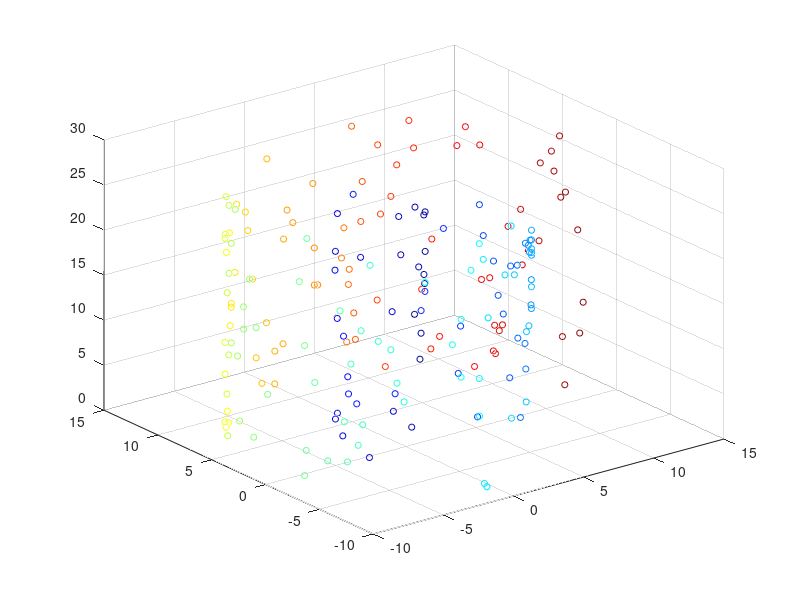

This figure's MATLAB source:
function l7_51()

N = 200; % number of points considered
t = rand(1,N);
t = sort((16/4)*pi*sqrt(t))'; 
z = (36/4)*pi*rand(N,1); % random heights
x = (t+.1).*cos(t);
y = -(t+.1).*sin(t);
data = [x,y,z]; % data of interest is in the form of a n-by-3 matrix

cmap = jet(N);
scatter3(x,y,z,20,cmap);

sigma = std2(data);

nn = 5;

w = zeros(N);

for j=1:N
    
    local_neighbors = zeros(N,1);
    
    for k=1:N
        exponent = (-1/sigma) * norm(data(j,:) - data(k,:))^2;
        local_neighbors(k) = exp(exponent);
    end

    [~, idx] = sort(local_neighbors);
    
    for k=1:N
        index = idx(k);
        if ~(k < nn)
            local_neighbors(index) = 0;
        end
    end
    
    w(1,:) = local_neighbors;
end

end

